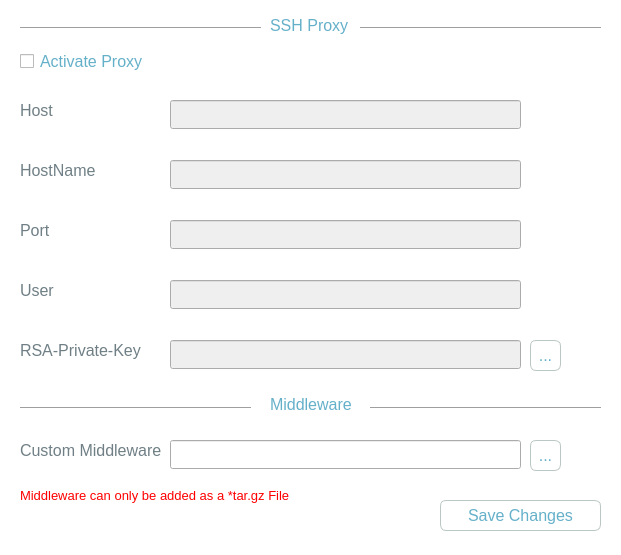
<?xml version="1.0" encoding="UTF-8"?>
<ui version="4.0">
 <class>DialogSettings</class>
 <widget class="QDialog" name="DialogSettings">
  <property name="enabled">
   <bool>true</bool>
  </property>
  <property name="geometry">
   <rect>
    <x>0</x>
    <y>0</y>
    <width>621</width>
    <height>555</height>
   </rect>
  </property>
  <property name="font">
   <font>
    <pointsize>12</pointsize>
   </font>
  </property>
  <property name="windowTitle">
   <string>Settings</string>
  </property>
  <property name="styleSheet">
   <string notr="true">QDialog{
background-color: white;
}

QLabel{
color: #6F7F85;
}

QLineEdit{
font-size: 12pt;
color: #6F7F85;
selection-background-color:#65B0C9;
}

QPushButton:focus{
	border: none;
	outline: none;
}
</string>
  </property>
  <widget class="QLineEdit" name="lineEditmiddle">
   <property name="geometry">
    <rect>
     <x>170</x>
     <y>440</y>
     <width>351</width>
     <height>29</height>
    </rect>
   </property>
   <property name="styleSheet">
    <string notr="true"/>
   </property>
   <property name="clearButtonEnabled">
    <bool>true</bool>
   </property>
  </widget>
  <widget class="QPushButton" name="pushButton">
   <property name="geometry">
    <rect>
     <x>440</x>
     <y>500</y>
     <width>161</width>
     <height>31</height>
    </rect>
   </property>
   <property name="font">
    <font>
     <pointsize>12</pointsize>
    </font>
   </property>
   <property name="styleSheet">
    <string notr="true">QPushButton{
color: #65B0C9;
background-color: white;
border-radius:6px;
border:1px solid #BBC7C4;
font-family:Ubuntu;
font-size:12pt;
}

QPushButton::hover{
color: white;
background-color: #65B0C9;
border-radius:6px;
border:1px solid #BBC7C4;
font-family:Ubuntu;
font-size:12pt;
}</string>
   </property>
   <property name="text">
    <string>Save Changes</string>
   </property>
  </widget>
  <widget class="QLabel" name="label">
   <property name="geometry">
    <rect>
     <x>20</x>
     <y>435</y>
     <width>161</width>
     <height>31</height>
    </rect>
   </property>
   <property name="font">
    <font>
     <pointsize>12</pointsize>
    </font>
   </property>
   <property name="text">
    <string>Custom Middleware</string>
   </property>
  </widget>
  <widget class="QToolButton" name="toolButtonmiddle">
   <property name="geometry">
    <rect>
     <x>530</x>
     <y>440</y>
     <width>31</width>
     <height>31</height>
    </rect>
   </property>
   <property name="styleSheet">
    <string notr="true">QToolButton{
color: #65B0C9;
background-color: white;
border-radius:6px;
border:1px solid #BBC7C4;
font-family:Ubuntu;
font-size:12pt;
}

QToolButton::hover{
color: white;
background-color: #65B0C9;
border-radius:6px;
border:1px solid #BBC7C4;
font-family:Ubuntu;
font-size:12pt;
}</string>
   </property>
   <property name="text">
    <string>...</string>
   </property>
  </widget>
  <widget class="QLineEdit" name="lineEdit_RSA">
   <property name="enabled">
    <bool>false</bool>
   </property>
   <property name="geometry">
    <rect>
     <x>170</x>
     <y>340</y>
     <width>351</width>
     <height>29</height>
    </rect>
   </property>
   <property name="styleSheet">
    <string notr="true"/>
   </property>
   <property name="clearButtonEnabled">
    <bool>true</bool>
   </property>
  </widget>
  <widget class="QLabel" name="label_2">
   <property name="geometry">
    <rect>
     <x>20</x>
     <y>340</y>
     <width>141</width>
     <height>21</height>
    </rect>
   </property>
   <property name="font">
    <font>
     <pointsize>12</pointsize>
    </font>
   </property>
   <property name="text">
    <string>RSA-Private-Key</string>
   </property>
  </widget>
  <widget class="QToolButton" name="toolButton_RSA">
   <property name="enabled">
    <bool>false</bool>
   </property>
   <property name="geometry">
    <rect>
     <x>530</x>
     <y>340</y>
     <width>31</width>
     <height>31</height>
    </rect>
   </property>
   <property name="font">
    <font>
     <family>Ubuntu</family>
     <pointsize>12</pointsize>
    </font>
   </property>
   <property name="styleSheet">
    <string notr="true">QToolButton{
color: #65B0C9;
background-color: white;
border-radius:6px;
border:1px solid #BBC7C4;
font-family:Ubuntu;
font-size:12pt;
}

QToolButton::hover{
color: white;
background-color: #65B0C9;
border-radius:6px;
border:1px solid #BBC7C4;
font-family:Ubuntu;
font-size:12pt;
}</string>
   </property>
   <property name="text">
    <string>...</string>
   </property>
  </widget>
  <widget class="QLineEdit" name="lineEdit_Host">
   <property name="enabled">
    <bool>false</bool>
   </property>
   <property name="geometry">
    <rect>
     <x>170</x>
     <y>100</y>
     <width>351</width>
     <height>29</height>
    </rect>
   </property>
   <property name="styleSheet">
    <string notr="true"/>
   </property>
   <property name="clearButtonEnabled">
    <bool>true</bool>
   </property>
  </widget>
  <widget class="QLabel" name="label_3">
   <property name="geometry">
    <rect>
     <x>20</x>
     <y>100</y>
     <width>141</width>
     <height>21</height>
    </rect>
   </property>
   <property name="font">
    <font>
     <pointsize>12</pointsize>
    </font>
   </property>
   <property name="text">
    <string>Host</string>
   </property>
  </widget>
  <widget class="Line" name="line">
   <property name="geometry">
    <rect>
     <x>20</x>
     <y>20</y>
     <width>241</width>
     <height>16</height>
    </rect>
   </property>
   <property name="styleSheet">
    <string notr="true">color: 65B0C9;
</string>
   </property>
   <property name="orientation">
    <enum>Qt::Horizontal</enum>
   </property>
  </widget>
  <widget class="Line" name="line_2">
   <property name="geometry">
    <rect>
     <x>360</x>
     <y>20</y>
     <width>241</width>
     <height>16</height>
    </rect>
   </property>
   <property name="orientation">
    <enum>Qt::Horizontal</enum>
   </property>
  </widget>
  <widget class="QLabel" name="label_4">
   <property name="geometry">
    <rect>
     <x>270</x>
     <y>10</y>
     <width>91</width>
     <height>31</height>
    </rect>
   </property>
   <property name="font">
    <font>
     <pointsize>12</pointsize>
    </font>
   </property>
   <property name="styleSheet">
    <string notr="true">color: #65B0C9;</string>
   </property>
   <property name="text">
    <string>SSH Proxy</string>
   </property>
  </widget>
  <widget class="Line" name="line_3">
   <property name="geometry">
    <rect>
     <x>20</x>
     <y>400</y>
     <width>231</width>
     <height>16</height>
    </rect>
   </property>
   <property name="orientation">
    <enum>Qt::Horizontal</enum>
   </property>
  </widget>
  <widget class="Line" name="line_4">
   <property name="geometry">
    <rect>
     <x>370</x>
     <y>400</y>
     <width>231</width>
     <height>16</height>
    </rect>
   </property>
   <property name="orientation">
    <enum>Qt::Horizontal</enum>
   </property>
  </widget>
  <widget class="QLabel" name="label_5">
   <property name="geometry">
    <rect>
     <x>270</x>
     <y>389</y>
     <width>91</width>
     <height>31</height>
    </rect>
   </property>
   <property name="font">
    <font>
     <pointsize>12</pointsize>
    </font>
   </property>
   <property name="styleSheet">
    <string notr="true">color: #65B0C9;</string>
   </property>
   <property name="text">
    <string>Middleware</string>
   </property>
  </widget>
  <widget class="QLineEdit" name="lineEdit_HostName">
   <property name="enabled">
    <bool>false</bool>
   </property>
   <property name="geometry">
    <rect>
     <x>170</x>
     <y>160</y>
     <width>351</width>
     <height>29</height>
    </rect>
   </property>
   <property name="styleSheet">
    <string notr="true"/>
   </property>
   <property name="frame">
    <bool>true</bool>
   </property>
   <property name="clearButtonEnabled">
    <bool>true</bool>
   </property>
  </widget>
  <widget class="QLabel" name="label_6">
   <property name="geometry">
    <rect>
     <x>20</x>
     <y>160</y>
     <width>121</width>
     <height>21</height>
    </rect>
   </property>
   <property name="font">
    <font>
     <pointsize>12</pointsize>
    </font>
   </property>
   <property name="text">
    <string>HostName</string>
   </property>
  </widget>
  <widget class="QLineEdit" name="lineEdit_Port">
   <property name="enabled">
    <bool>false</bool>
   </property>
   <property name="geometry">
    <rect>
     <x>170</x>
     <y>220</y>
     <width>351</width>
     <height>29</height>
    </rect>
   </property>
   <property name="styleSheet">
    <string notr="true"/>
   </property>
   <property name="clearButtonEnabled">
    <bool>true</bool>
   </property>
  </widget>
  <widget class="QLabel" name="label_7">
   <property name="geometry">
    <rect>
     <x>20</x>
     <y>220</y>
     <width>67</width>
     <height>21</height>
    </rect>
   </property>
   <property name="font">
    <font>
     <pointsize>12</pointsize>
    </font>
   </property>
   <property name="text">
    <string>Port</string>
   </property>
  </widget>
  <widget class="QLineEdit" name="lineEdit_User">
   <property name="enabled">
    <bool>false</bool>
   </property>
   <property name="geometry">
    <rect>
     <x>170</x>
     <y>280</y>
     <width>351</width>
     <height>29</height>
    </rect>
   </property>
   <property name="styleSheet">
    <string notr="true"/>
   </property>
   <property name="clearButtonEnabled">
    <bool>true</bool>
   </property>
  </widget>
  <widget class="QLabel" name="label_8">
   <property name="geometry">
    <rect>
     <x>20</x>
     <y>280</y>
     <width>67</width>
     <height>21</height>
    </rect>
   </property>
   <property name="font">
    <font>
     <pointsize>12</pointsize>
    </font>
   </property>
   <property name="text">
    <string>User</string>
   </property>
  </widget>
  <widget class="QCheckBox" name="checkBox">
   <property name="geometry">
    <rect>
     <x>20</x>
     <y>50</y>
     <width>151</width>
     <height>22</height>
    </rect>
   </property>
   <property name="palette">
    <palette>
     <active>
      <colorrole role="WindowText">
       <brush brushstyle="SolidPattern">
        <color alpha="255">
         <red>101</red>
         <green>176</green>
         <blue>201</blue>
        </color>
       </brush>
      </colorrole>
      <colorrole role="Text">
       <brush brushstyle="SolidPattern">
        <color alpha="255">
         <red>101</red>
         <green>176</green>
         <blue>201</blue>
        </color>
       </brush>
      </colorrole>
      <colorrole role="ButtonText">
       <brush brushstyle="SolidPattern">
        <color alpha="255">
         <red>101</red>
         <green>176</green>
         <blue>201</blue>
        </color>
       </brush>
      </colorrole>
     </active>
     <inactive>
      <colorrole role="WindowText">
       <brush brushstyle="SolidPattern">
        <color alpha="255">
         <red>101</red>
         <green>176</green>
         <blue>201</blue>
        </color>
       </brush>
      </colorrole>
      <colorrole role="Text">
       <brush brushstyle="SolidPattern">
        <color alpha="255">
         <red>101</red>
         <green>176</green>
         <blue>201</blue>
        </color>
       </brush>
      </colorrole>
      <colorrole role="ButtonText">
       <brush brushstyle="SolidPattern">
        <color alpha="255">
         <red>101</red>
         <green>176</green>
         <blue>201</blue>
        </color>
       </brush>
      </colorrole>
     </inactive>
     <disabled>
      <colorrole role="WindowText">
       <brush brushstyle="SolidPattern">
        <color alpha="255">
         <red>101</red>
         <green>176</green>
         <blue>201</blue>
        </color>
       </brush>
      </colorrole>
      <colorrole role="Text">
       <brush brushstyle="SolidPattern">
        <color alpha="255">
         <red>101</red>
         <green>176</green>
         <blue>201</blue>
        </color>
       </brush>
      </colorrole>
      <colorrole role="ButtonText">
       <brush brushstyle="SolidPattern">
        <color alpha="255">
         <red>101</red>
         <green>176</green>
         <blue>201</blue>
        </color>
       </brush>
      </colorrole>
     </disabled>
    </palette>
   </property>
   <property name="font">
    <font>
     <pointsize>12</pointsize>
    </font>
   </property>
   <property name="focusPolicy">
    <enum>Qt::NoFocus</enum>
   </property>
   <property name="styleSheet">
    <string notr="true">QCheckBox {
   border: none;
   color: #65B0C9;
}</string>
   </property>
   <property name="text">
    <string>Activate Proxy</string>
   </property>
  </widget>
  <widget class="QLabel" name="label_hidden">
   <property name="geometry">
    <rect>
     <x>20</x>
     <y>480</y>
     <width>331</width>
     <height>31</height>
    </rect>
   </property>
   <property name="font">
    <font>
     <pointsize>10</pointsize>
    </font>
   </property>
   <property name="styleSheet">
    <string notr="true">color: red;</string>
   </property>
   <property name="text">
    <string>Middleware can only be added as a *tar.gz File</string>
   </property>
  </widget>
 </widget>
 <tabstops>
  <tabstop>checkBox</tabstop>
  <tabstop>lineEdit_Host</tabstop>
  <tabstop>lineEdit_HostName</tabstop>
  <tabstop>lineEdit_Port</tabstop>
  <tabstop>lineEdit_User</tabstop>
  <tabstop>lineEdit_RSA</tabstop>
  <tabstop>toolButton_RSA</tabstop>
  <tabstop>lineEditmiddle</tabstop>
  <tabstop>toolButtonmiddle</tabstop>
  <tabstop>pushButton</tabstop>
 </tabstops>
 <resources/>
 <connections>
  <connection>
   <sender>checkBox</sender>
   <signal>toggled(bool)</signal>
   <receiver>lineEdit_Host</receiver>
   <slot>setEnabled(bool)</slot>
   <hints>
    <hint type="sourcelabel">
     <x>114</x>
     <y>53</y>
    </hint>
    <hint type="destinationlabel">
     <x>247</x>
     <y>116</y>
    </hint>
   </hints>
  </connection>
  <connection>
   <sender>checkBox</sender>
   <signal>toggled(bool)</signal>
   <receiver>lineEdit_HostName</receiver>
   <slot>setEnabled(bool)</slot>
   <hints>
    <hint type="sourcelabel">
     <x>124</x>
     <y>65</y>
    </hint>
    <hint type="destinationlabel">
     <x>476</x>
     <y>173</y>
    </hint>
   </hints>
  </connection>
  <connection>
   <sender>checkBox</sender>
   <signal>toggled(bool)</signal>
   <receiver>lineEdit_Port</receiver>
   <slot>setEnabled(bool)</slot>
   <hints>
    <hint type="sourcelabel">
     <x>59</x>
     <y>66</y>
    </hint>
    <hint type="destinationlabel">
     <x>434</x>
     <y>238</y>
    </hint>
   </hints>
  </connection>
  <connection>
   <sender>checkBox</sender>
   <signal>toggled(bool)</signal>
   <receiver>lineEdit_User</receiver>
   <slot>setEnabled(bool)</slot>
   <hints>
    <hint type="sourcelabel">
     <x>55</x>
     <y>64</y>
    </hint>
    <hint type="destinationlabel">
     <x>322</x>
     <y>296</y>
    </hint>
   </hints>
  </connection>
  <connection>
   <sender>checkBox</sender>
   <signal>toggled(bool)</signal>
   <receiver>lineEdit_RSA</receiver>
   <slot>setEnabled(bool)</slot>
   <hints>
    <hint type="sourcelabel">
     <x>52</x>
     <y>59</y>
    </hint>
    <hint type="destinationlabel">
     <x>276</x>
     <y>356</y>
    </hint>
   </hints>
  </connection>
  <connection>
   <sender>checkBox</sender>
   <signal>toggled(bool)</signal>
   <receiver>toolButton_RSA</receiver>
   <slot>setEnabled(bool)</slot>
   <hints>
    <hint type="sourcelabel">
     <x>51</x>
     <y>63</y>
    </hint>
    <hint type="destinationlabel">
     <x>542</x>
     <y>355</y>
    </hint>
   </hints>
  </connection>
 </connections>
</ui>
